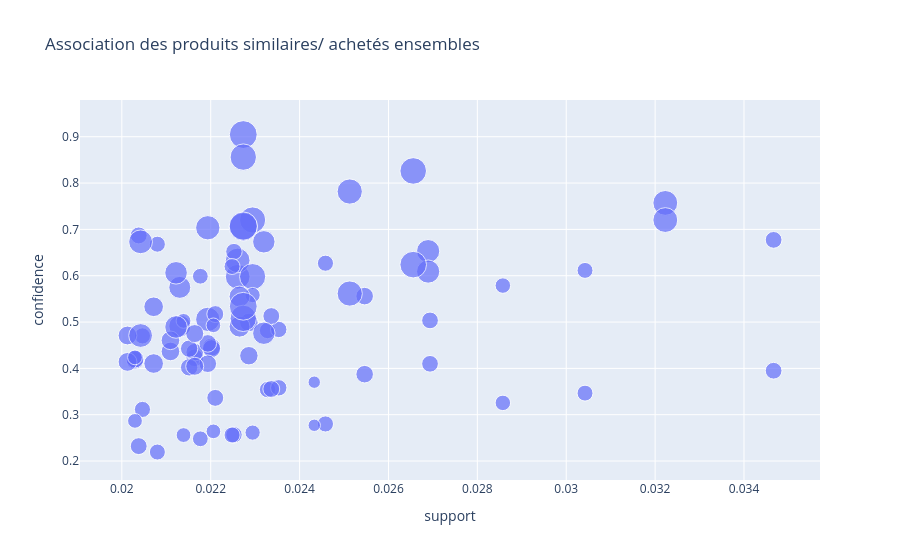

The code cell stored with this chart in its notebook:
### Code cell
# Convertir les frozenset en string pour Plotly
rules["antecedents_str"] = rules["antecedents"].apply(lambda x: ", ".join(list(x)))
rules["consequents_str"] = rules["consequents"].apply(lambda x: ", ".join(list(x)))


fig_basket = px.scatter(
    rules,
    x="support",
    y="confidence",
    size="lift",
    hover_data=["antecedents_str", "consequents_str"],
    title="Association des produits similaires/ achetés ensembles"
)

fig_basket.show()
